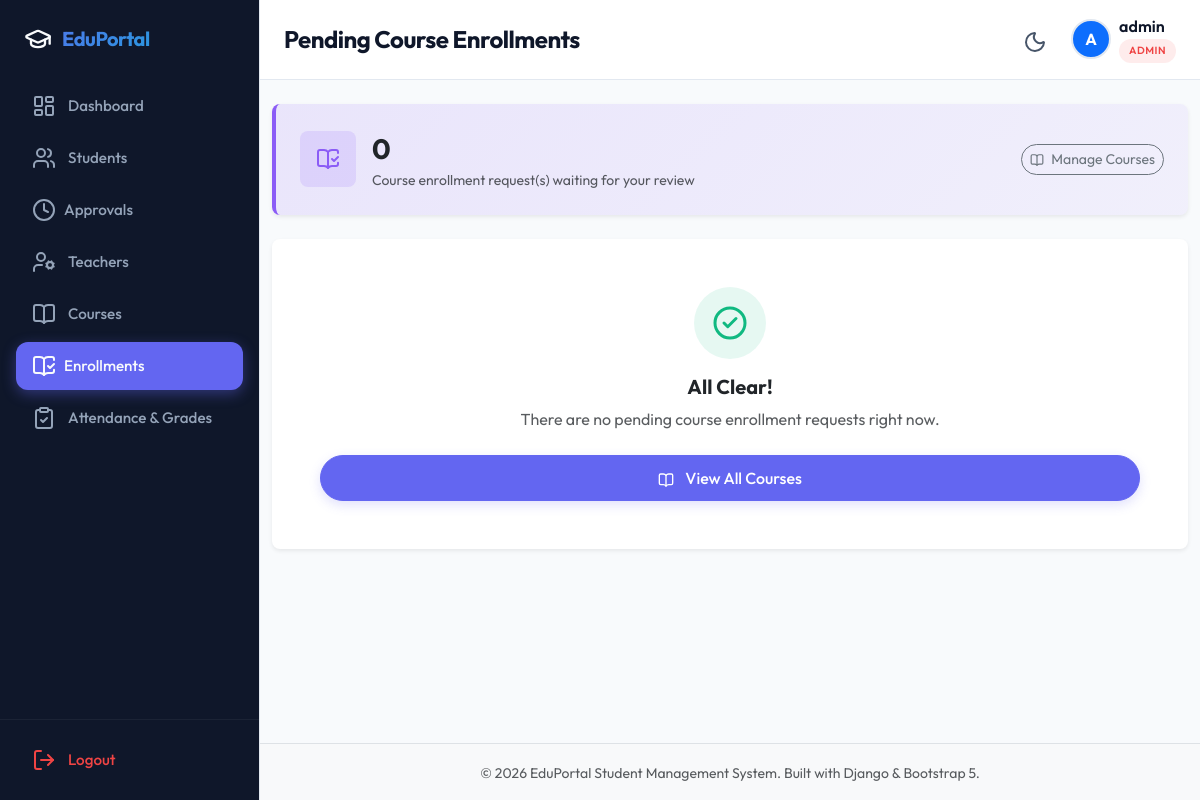
/courses/pending-enrollments/ (signed in), run on the app's committed database.
### apps/accounts/models.py (models this page shows, shortened)
class CustomUser(AbstractUser):
    class Role(models.TextChoices):
        ADMIN = 'ADMIN', 'Admin'
        TEACHER = 'TEACHER', 'Teacher'
        STUDENT = 'STUDENT', 'Student'
    role = models.CharField(
        max_length=10,
        choices=Role.choices,
        default=Role.STUDENT
    )

### apps/courses/views.py (the view)
# urls.py: path('pending-enrollments/', views.AdminPendingEnrollmentListView.as_view(), name='admin_pending_enrollments'),
class AdminPendingEnrollmentListView(AdminRequiredMixin, ListView):
    model = EnrollmentRequest
    template_name = 'courses/admin_pending_enrollments.html'
    context_object_name = 'pending_requests'
    paginate_by = 15
    def get_queryset(self):
        return EnrollmentRequest.objects.filter(
            status=EnrollmentRequest.Status.PENDING
        ).select_related('student', 'student__user', 'course').order_by('-requested_at')

### templates/courses/admin_pending_enrollments.html (shortened to what this page needs)
{% extends 'base.html' %}
{% block page_title %}Pending Course Enrollments{% endblock %}
{% block content %}
<div class="row g-3 mb-4">
    <div class="col-12">
        <div class="card border-0 shadow-sm rounded-3 p-4"
             style="background: linear-gradient(135deg, #8b5cf622, #8b5cf611); border-left: 4px solid #8b5cf6 !important;">
            <div class="d-flex align-items-center gap-3">
                <div class="d-flex align-items-center justify-content-center rounded-3 p-3"
                     style="background: rgba(139,92,246,0.15); width:56px; height:56px;">
                    <i data-lucide="book-open-check" style="width:28px;height:28px;color:#8b5cf6;"></i>
                </div>
                <div>
                    <div class="fs-3 fw-bold">{{ paginator.count }}</div>
                    <div class="text-muted small">Course enrollment request(s) waiting for your review</div>
                </div>
                <div class="ms-auto">
                    <a href="{% url 'course_list' %}" class="btn btn-outline-secondary btn-sm rounded-pill">
                        <i data-lucide="book-open" class="me-1" style="width:14px;height:14px;vertical-align:middle;"></i>
                        Manage Courses
                    </a>
                </div>
            </div>
        </div>
    </div>
</div>
{% if pending_requests %}
<div class="card border-0 shadow-sm rounded-3 overflow-hidden">
    <div class="card-header bg-transparent border-bottom d-flex align-items-center justify-content-between py-3 px-4">
        <h6 class="fw-bold mb-0">
            <i data-lucide="clipboard-list" class="me-2" style="width:18px;height:18px;vertical-align:middle;color:#8b5cf6;"></i>
            Enrollment Requests
        </h6>
        <span class="badge rounded-pill" style="background:#8b5cf6; color:#fff;">
            {{ paginator.count }} pending
        </span>
    </div>
    <div class="table-responsive">
        <table class="table table-hover align-middle mb-0">
            <thead class="table-light">
                <tr>
                    <th class="ps-4 py-3">#</th>
                    <th class="py-3">Student</th>
                    <th class="py-3">Roll Number</th>
                    <th class="py-3">Course</th>
                    <th class="py-3">Requested</th>
                    <th class="py-3 text-center">Actions</th>
                </tr>
            </thead>
            <tbody>
                {% for req in pending_requests %}
                <tr>
                    <td class="ps-4 text-muted small">{{ forloop.counter }}</td>
                    <td>
                        <div class="d-flex align-items-center gap-3">
                            {% if req.student.profile_image %}
                                <img src="{{ req.student.profile_image.url }}" alt="{{ req.student.first_name }}"
                                     class="rounded-circle object-fit-cover"
                                     style="width:40px;height:40px;border:2px solid #8b5cf6;">
                            {% else %}
                                <div class="rounded-circle d-flex align-items-center justify-content-center fw-bold text-white"
                                     style="width:40px;height:40px;background:linear-gradient(135deg,#8b5cf6,#7c3aed);font-size:1rem;">
                                    {{ req.student.first_name|first|upper }}
                                </div>
                            {% endif %}
                            <div>
                                <div class="fw-semibold">{{ req.student.first_name }} {{ req.student.last_name }}</div>
                                <div class="text-muted small">@{{ req.student.user.username }}</div>
                            </div>
                        </div>
                    </td>
                    <td><span class="badge bg-secondary rounded-pill">{{ req.student.roll_number }}</span></td>
                    <td>
                        <div class="fw-semibold">{{ req.course.course_name }}</div>
                        <div class="text-muted small">{{ req.course.course_code }} · {{ req.course.credits }} credits</div>
                    </td>
                    <td class="text-muted small">{{ req.requested_at|date:"M d, Y H:i" }}</td>
                    <td class="text-center">
                        <div class="d-flex gap-2 justify-content-center">
                            <form method="post" action="{% url 'admin_approve_enrollment' req.pk %}"
                                  onsubmit="return confirm('Approve enrollment for {{ req.student.first_name }} in {{ req.course.course_name }}?');">
                                {% csrf_token %}
                                <button type="submit" class="btn btn-success btn-sm rounded-pill px-3">
                                    <i data-lucide="check" class="me-1" style="width:14px;height:14px;vertical-align:middle;"></i>
                                    Approve
                                </button>
                            </form>
                            <form method="post" action="{% url 'admin_reject_enrollment' req.pk %}"
                                  onsubmit="return confirm('Reject enrollment request for {{ req.student.first_name }} in {{ req.course.course_name }}?');">
                                {% csrf_token %}
                                <button type="submit" class="btn btn-outline-danger btn-sm rounded-pill px-3">
                                    <i data-lucide="x" class="me-1" style="width:14px;height:14px;vertical-align:middle;"></i>
                                    Reject
                                </button>
                            </form>
                        </div>
                    </td>
                </tr>
                {% endfor %}
            </tbody>
        </table>
    </div>
    {% if is_paginated %}
    <div class="card-footer bg-transparent border-top py-3 px-4">
        <nav aria-label="Pending enrollments pagination">
            <ul class="pagination pagination-sm mb-0 justify-content-center">
                {% if page_obj.has_previous %}
                    <li class="page-item">
                        <a class="page-link rounded-pill" href="?page={{ page_obj.previous_page_number }}">Previous</a>
                    </li>
                {% endif %}
                {% for num in paginator.page_range %}
                    {% if page_obj.number == num %}
                        <li class="page-item active"><span class="page-link rounded-pill">{{ num }}</span></li>
                    {% elif num > page_obj.number|add:'-3' and num < page_obj.number|add:'3' %}
                        <li class="page-item"><a class="page-link rounded-pill" href="?page={{ num }}">{{ num }}</a></li>
                    {% endif %}
                {% endfor %}
                {% if page_obj.has_next %}
                    <li class="page-item">
                        <a class="page-link rounded-pill" href="?page={{ page_obj.next_page_number }}">Next</a>
                    </li>
                {% endif %}
            </ul>
        </nav>
    </div>
    {% endif %}
</div>
{% else %}
<div class="card border-0 shadow-sm rounded-3 p-5 text-center">
    <div class="d-inline-flex align-items-center justify-content-center rounded-circle mx-auto mb-3"
         style="width:72px;height:72px;background:rgba(16,185,129,0.1);">
        <i data-lucide="check-circle-2" style="width:36px;height:36px;color:#10b981;"></i>
    </div>
    <h5 class="fw-bold mb-2">All Clear!</h5>
    <p class="text-muted mb-4">There are no pending course enrollment requests right now.</p>
    <a href="{% url 'course_list' %}" class="btn btn-primary rounded-pill px-4">
        <i data-lucide="book-open" class="me-2" style="width:16px;height:16px;vertical-align:middle;"></i>
        View All Courses
    </a>
</div>
{% endif %}
{% endblock %}

### templates/base.html (shortened to what this page needs)
{% load static %}
<!DOCTYPE html>
<html lang="en" data-theme="light">
<head>
    <link href="https://cdn.jsdelivr.net/npm/bootstrap@5.3.2/dist/css/bootstrap.min.css" rel="stylesheet">
    <link rel="stylesheet" href="{% static 'css/main.css' %}">
</head>
<body>
    <div class="app-container">
        <aside class="sidebar" id="sidebar">
            <div class="sidebar-brand">
                <i data-lucide="graduation-cap" style="width: 28px; height: 28px;"></i>
                <span>EduPortal</span>
            </div>
            <ul class="sidebar-menu">
                {% if user.is_authenticated %}
                    <li class="sidebar-menu-item {% if request.resolver_match.url_name == 'dashboard' %}active{% endif %}">
                        <a href="{% url 'dashboard' %}" class="sidebar-link">
                            <i data-lucide="layout-dashboard"></i>
                            <span>Dashboard</span>
                        </a>
                    </li>
                    {% if user.role == 'ADMIN' %}
                        <li class="sidebar-menu-item {% if request.resolver_match.url_name == 'admin_student_list' %}active{% endif %}">
                            <a href="{% url 'admin_student_list' %}" class="sidebar-link">
                                <i data-lucide="users"></i>
                                <span>Students</span>
                            </a>
                        </li>
                        <li class="sidebar-menu-item {% if request.resolver_match.url_name == 'admin_pending_students' %}active{% endif %}">
                            <a href="{% url 'admin_pending_students' %}" class="sidebar-link d-flex align-items-center justify-content-between">
                                <span class="d-flex align-items-center gap-2">
                                    <i data-lucide="clock"></i>
                                    <span>Approvals</span>
                                </span>
                            </a>
                        </li>
                        <li class="sidebar-menu-item {% if 'teachers' in request.path %}active{% endif %}">
                            <a href="{% url 'admin_teacher_list' %}" class="sidebar-link">
                                <i data-lucide="user-cog"></i>
                                <span>Teachers</span>
                            </a>
                        </li>
                        <li class="sidebar-menu-item {% if 'courses' in request.path and 'pending-enrollments' not in request.path %}active{% endif %}">
                            <a href="{% url 'course_list' %}" class="sidebar-link">
                                <i data-lucide="book-open"></i>
                                <span>Courses</span>
                            </a>
                        </li>
                        <li class="sidebar-menu-item {% if request.resolver_match.url_name == 'admin_pending_enrollments' %}active{% endif %}">
                            <a href="{% url 'admin_pending_enrollments' %}" class="sidebar-link d-flex align-items-center justify-content-between">
                                <span class="d-flex align-items-center gap-2">
                                    <i data-lucide="book-open-check"></i>
                                    <span>Enrollments</span>
                                </span>
                            </a>
                        </li>
                        <li class="sidebar-menu-item {% if 'academics' in request.path %}active{% endif %}">
                            <a href="{% url 'academics_hub' %}" class="sidebar-link">
                                <i data-lucide="clipboard-check"></i>
                                <span>Attendance & Grades</span>
                            </a>
                        </li>
                    {% endif %}
                {% endif %}
            </ul>
            <div class="sidebar-footer">
                {% if user.is_authenticated %}
                    <form action="{% url 'logout' %}" method="post" id="logout-form">
                        <button type="submit" class="sidebar-link border-0 w-100 text-start bg-transparent" style="cursor: pointer;">
                            <i data-lucide="log-out" style="color: var(--color-danger)"></i>
                            <span style="color: var(--color-danger)">Logout</span>
                        </button>
                    </form>
                {% endif %}
            </div>
        </aside>
        <div class="main-content">
            <nav class="top-navbar">
                <div class="d-flex align-items-center gap-3">
                    <h1 class="page-title">{% block page_title %}Dashboard{% endblock %}</h1>
                </div>
                <div class="navbar-actions">
                    <button class="theme-toggle-btn" id="theme-toggle" title="Toggle Theme">
                        <i data-lucide="moon" id="theme-icon"></i>
                    </button>
                    {% if user.is_authenticated %}
                        <div class="d-flex align-items-center gap-2">
                            {% if user.role == 'STUDENT' and user.student_profile.profile_image %}
                                <img src="{{ user.student_profile.profile_image.url }}" class="user-avatar" alt="Avatar">
                            {% else %}
                                <div class="user-avatar bg-primary text-white d-flex align-items-center justify-content-center fw-bold" style="width: 40px; height: 40px; border-radius: 50%;">
                                    {{ user.username|make_list|first|upper }}
                                </div>
                            {% endif %}
                            <div class="d-none d-md-block text-start">
                                <div class="fw-semibold lh-sm">{{ user.get_full_name|default:user.username }}</div>
                                <span class="user-badge {{ user.role|lower }}" style="font-size: 0.65rem;">{{ user.get_role_display }}</span>
                            </div>
                        </div>
                    {% endif %}
                </div>
            </nav>
            <div class="container-fluid py-4 flex-grow-1">
                {% block content %}{% endblock %}
            </div>
            <footer class="py-3 bg-body-tertiary border-top mt-auto">
                <div class="container text-center">
                    <span class="text-muted small">© 2026 EduPortal Student Management System. Built with Django & Bootstrap 5.</span>
                </div>
            </footer>
        </div>
    </div>
</body>
</html>

### data on the page
CustomUser: username|make_list "A", get_full_name "admin", role "ADMIN"

### other printed values
{{ paginator.count }} "0"
